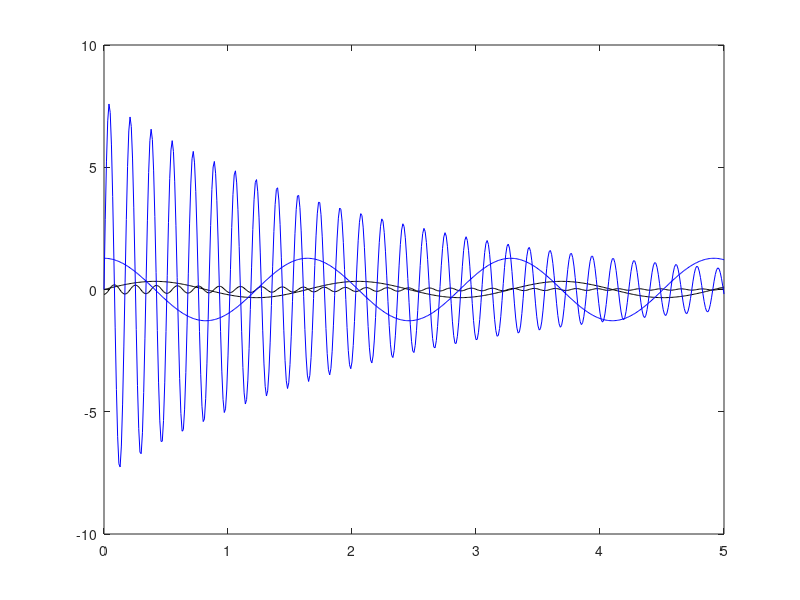

Recreate this plot in MATLAB.
clc;
clear;

dt = 0.01; %sec
L = 1.0; %m
rhoA = 1; %kg/m
EA = 500; %N
g = 9.8; %m/s2

alpha_1 = 0;
alpha_2 = 0; 
p_inf = 0.1;

M = [(rhoA * L^3)/3 0 ; 0 (rhoA * L) /3];
K = [(rhoA * g * L^2)/2 0; 0 EA/L];
C = alpha_1 * M + alpha_2 * K;
R = [0 ; 0];

u0 = [0 ;-L/5]; %initial displacement
v0 = [sqrt(g/(6*L)) ; 0]; %initial velocity
a0 = M \ (R - C*v0 - K*u0); % initial acceleration

%Chung and Hulbert (1993)
alpha_m = (2 * p_inf - 1)/(p_inf + 1);
alpha_f = p_inf / (p_inf + 1);
beta = 0.25 * (1 - alpha_m + alpha_f)^2;
gamma = 0.5 - alpha_m + alpha_f;

K_eff = M * ((1-alpha_m)/(beta*dt^2)) + C * (gamma *(1-alpha_f)/(beta*dt)) + K *(1 - alpha_f); %slides pg. 63

t_f = 5.0;
t = 0:dt:t_f;



N = length(t);
u = zeros(2,N);
v = zeros(2,N);
a = zeros(2,N);

% arrays for the response
u(:,1) = u0;
v(:,1) = v0;
a(:,1) = a0;

% arrays for the error
e = zeros(1,N); %absolute error
eta = zeros(1,N); %relative error
com_err = zeros(1,N);


for i = 1:length(t)-1
    r_eff = -K * alpha_f * u(:,i) ... 
          + C * ((gamma*(1-alpha_f)/(beta * dt))* u(:,i) + ((gamma - gamma * alpha_f - beta)/(beta))*v(:,i) + (((gamma-2*beta)*(1 - alpha_f))/(2*beta))*dt*a(:,i)) ... 
          + M * (((1-alpha_m)/(beta * dt^2)) * u(:,i) + ((1-alpha_m)/(beta*dt)) * v(:,i) + ((1-alpha_m-2*beta)/(2*beta)) * a(:,i)) ;
    u(:,i+1) = K_eff\r_eff;
    % update v and a -> slides pg. 60
    v(:,i+1) = (gamma/(beta * dt))*(u(:,i+1) - u(:,i)) - ((gamma - beta)/beta)*v(:,i) - ((gamma-2*beta)/(2*beta))*dt*a(:,i);
    a(:,i+1) = (1/(beta*dt^2))*(u(:,i+1) - u(:,i)) - (1/(beta*dt)) * v(:,i) - ((1-2*beta)/(2*beta))*a(:,i);
    
    %calculate our errors
    e(i+1) = norm(((6 * beta - 1)/6) * (a(:,i+1) - a(:,i))*dt^2);
    eta(i+1) = (e(i+1))/norm(u(i+1) - u(i));
    com_err(i+1) = sum(e);
end

plot(t, u,'black')
hold on
plot(t,v,'blue')
hold on
%plot(t,a)




